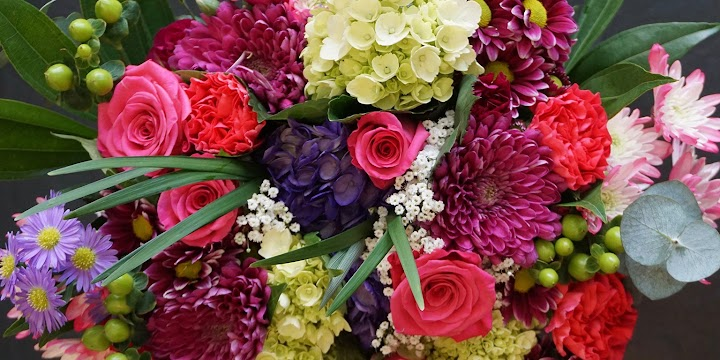
#> input picture images/img.png, 720 x 360 px
$ python 'Canny Edge Detection.py'
#> lines starting #> are read from the running program, lines starting #| are printed output that depends on the picture
import cv2

img = cv2.imread('images/img.png')
#> img is the input picture: shape (360, 720, 3); mean B, G, R 73.3, 78.8, 121.7

gray_img = cv2.cvtColor(img, cv2.COLOR_BGR2GRAY)
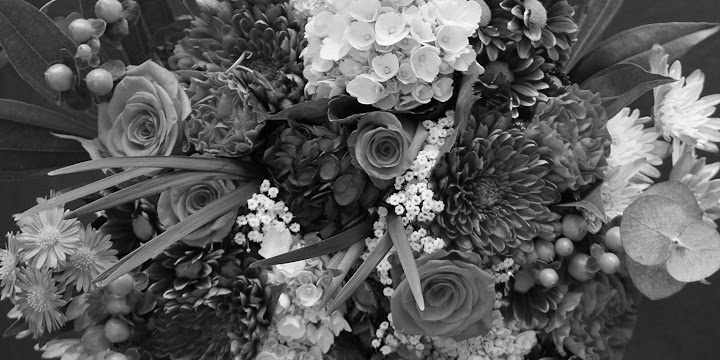
#> gray_img: shape (360, 720); min 0, max 254, mean 91

blur_img=cv2.GaussianBlur(gray_img,(3,3),0)

canny_img = cv2.Canny(blur_img, 100, 200)
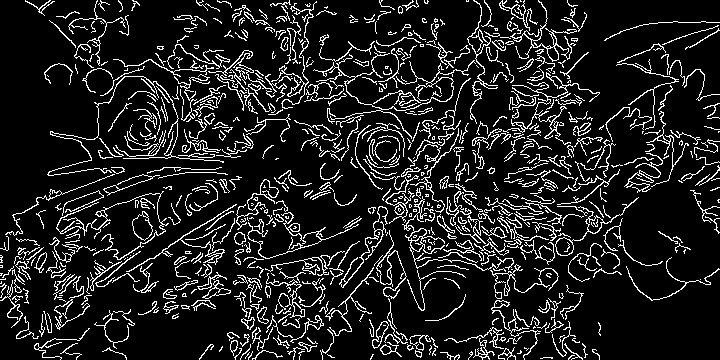
#> canny_img: shape (360, 720); 12.4% white in thin lines or dots

cv2.imshow("Original Image", img)
cv2.imshow("Gray Image", gray_img)
cv2.imshow("Blurred Image", blur_img)
cv2.imshow("Canny Edge Detection", canny_img)
cv2.waitKey(0)
cv2.destroyAllWindows()
